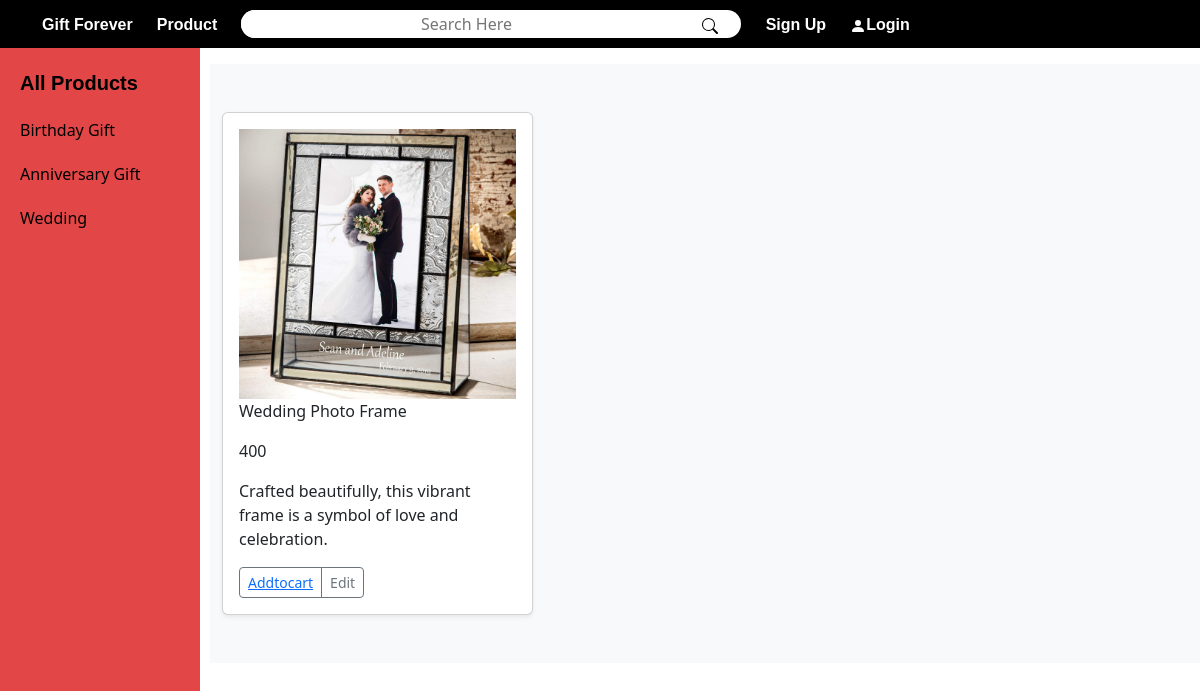
/filter/3, run on the app's committed database.
### final_app/models.py (models this page shows, shortened)
class Category(models.Model):
    category_name=models.CharField(max_length=100)
    class Meta:
        db_table= 'category'

class Product(models.Model):
    img=models.ImageField(upload_to='image',default='')
    p_name=models.CharField(max_length=100)
    p_price=models.IntegerField()
    p_description=models.TextField(max_length=300)
    category=models.ForeignKey(Category,on_delete=models.CASCADE)
    class Meta:
        db_table='product'

### final_app/views.py (the view)
# urls.py: path('filter/<int:pid>',v.filter_cate),
def filter_cate(request,pid):
    product=Product.objects.filter(category_id=pid)
    cate=Category.objects.all()
    pl=Product.objects.all()
    context={'Cate':cate,'product':product,'pl':pl}
    return render(request,'cat.html',context)

### final_app/templates/cat.html (shortened to what this page needs)
{%extends 'category_list.html'%}
{%load static%}
{%block body%}
<link rel="stylesheet" href="{%static 'css/bmin.css'%}">
<div class="album py-5 bg-light">
    <div class="container">
      <div class="row row-cols-1 row-cols-sm-2 row-cols-md-3 g-3">
        {%for i in product%}
        <div class="col">
          <div class="card shadow-sm">
            <div class="card-body" title="{{i.p_name}}">
                <img class="product_img" src="{{ i.img.url }}" width="100%" height="270px" alt="{{ i.p_name }}">
                <p class="card-text">{{i.p_name}}</p>
              <p class="card-text">{{i.p_price}}</p>
              <p class="card-text">{{i.p_description}}</p>
              <div class="d-flex justify-content-between align-items-center">
                <div class="btn-group">
                  <button type="button" class="btn btn-sm btn-outline-secondary" ><a href="addtocart/{{i.id}}">Addtocart</a></button>
                  <button type="button" class="btn btn-sm btn-outline-secondary">Edit</button>
                </div>
              </div>
            </div>
          </div>
        </div>
        {%endfor%}
        </div>
    </div>
  </div>
{%endblock%}

### final_app/templates/category_list.html (shortened to what this page needs)
{%include 'navbar.html'%}
{%load static%}
<link rel="stylesheet" href="{%static 'css/bmin.css'%}">
<div class="grid1">
    <div class="cate_list">
        <a href="/product">
            <div class="all_catelist">
                <p>All Products</p>
            </div>
        </a>
        {%for i in Cate%}
        <a href="/filter/{{i.id}}">
            <div class="all_cate">
                <p>{{ i.category_name }}</p>
            </div>
        </a>
        {%endfor%}
    </div>
</div>
<div class="main">
    {%block body%}
    {%endblock%}
</div>

### final_app/templates/category_list.html (style rules this page uses)
* { list-style: none; text-decoration: none; }
.grid1 { background-color: #e24646; width: 200px; height: 100%; position: fixed; left: 0; margin-top: -16px; }
.cate_list a { text-decoration: none; display: block; padding-left: 20px; margin-top: 20px; }
.all_cate { color: black; }
.all_catelist { color: black; font-family: 'Franklin Gothic Medium', 'Arial Narrow', Arial, sans-serif; font-size: 20px; font-weight: 700; }
.main { padding-left: 210px; }

### data on the page
Category: category_name "Birthday Gift"
Category: category_name "Anniversary Gift"
Category: category_name "Wedding"
Product: img (picture), p_name "Wedding Photo Frame", p_price "400", p_description "Crafted beautifully, this vibrant frame is a symbol of love and celebration."
